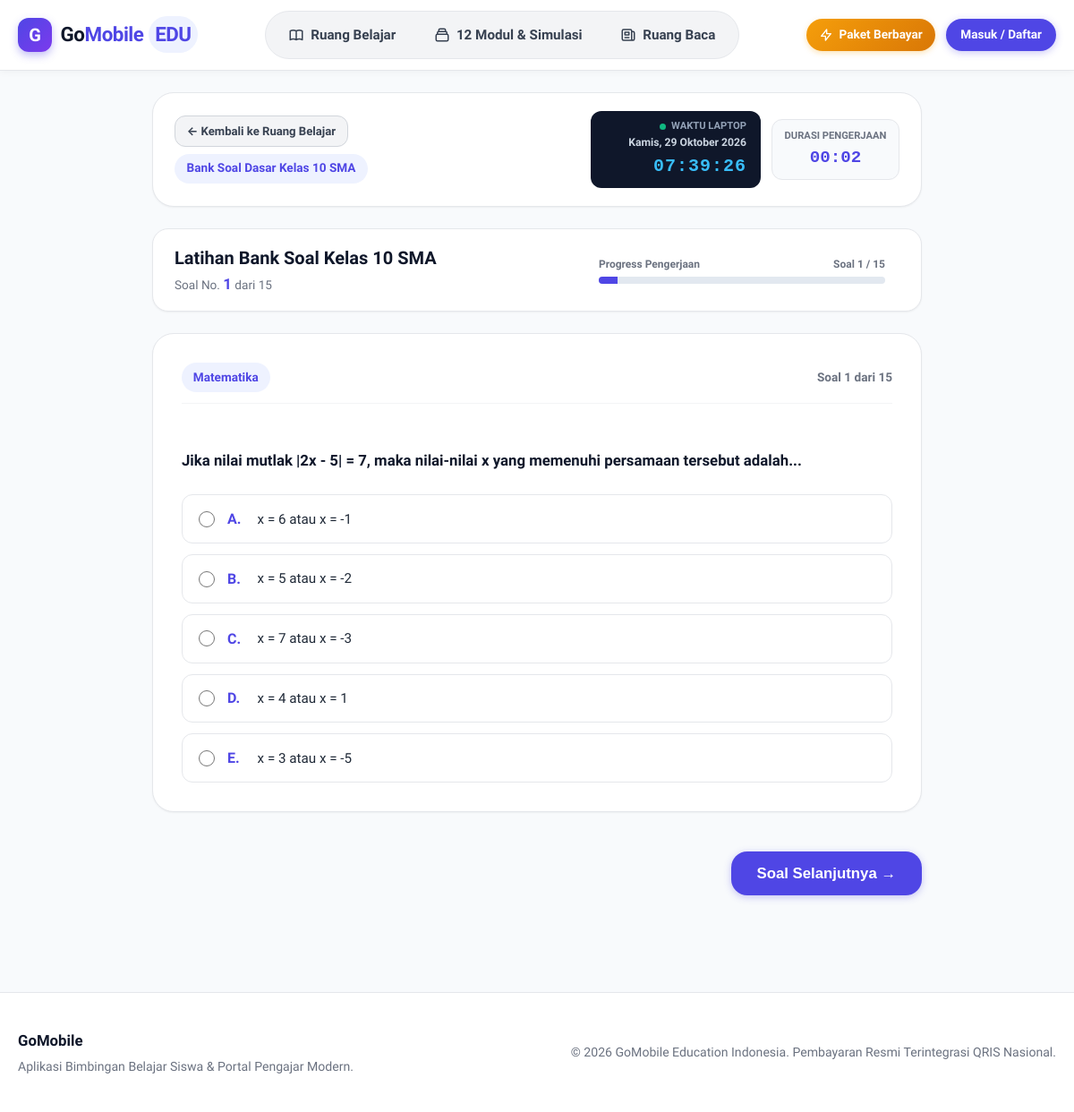
The app's page /ruang-belajar/kelas/10 with its own data.
### tables this page shows
CREATE TABLE questions (
        id INTEGER PRIMARY KEY AUTOINCREMENT,
        grade INTEGER NOT NULL, -- 10, 11, or 12
        subject TEXT NOT NULL,
        question_text TEXT NOT NULL,
        option_a TEXT NOT NULL,
        option_b TEXT NOT NULL,
        option_c TEXT NOT NULL,
        option_d TEXT NOT NULL,
        option_e TEXT NOT NULL,
        correct_option TEXT NOT NULL, -- 'A', 'B', 'C', 'D', 'E'
        explanation TEXT NOT NULL,
        created_by INTEGER,
        created_at TIMESTAMP DEFAULT CURRENT_TIMESTAMP
    );

### app.py (the view)
@app.route('/ruang-belajar/kelas/<int:grade>')
def paket_soal(grade):
    if grade not in [10, 11, 12]:
        flash("Jenjang kelas tidak valid. Pilih Kelas 10, 11, atau 12 SMA.", "warning")
        return redirect(url_for('ruang_belajar'))
    conn = get_db()
    is_premium = False
    if g.user:
        is_premium = is_premium_user(conn, user_id=g.user['id'], email=g.user['email'])
    available_subjects = []
    current_subject = request.args.get('mapel', '').strip()
    if grade == 12 and is_premium:
        all_q = []
        for idx, item in enumerate(PREMIUM_QUESTIONS, 1):
            q_copy = dict(item)
            q_copy['id'] = 1000 + idx
            all_q.append(q_copy)
        subject_set = []
        for q in all_q:
            if q['subject'] not in subject_set:
                subject_set.append(q['subject'])
        available_subjects = subject_set
        if current_subject:
            questions = [q for q in all_q if q['subject'].lower() == current_subject.lower()]
            if not questions:
                questions = all_q[:30]
        else:
            questions = [q for q in all_q if q['subject'] == available_subjects[0]] if available_subjects else all_q[:30]
        conn.close()
    else:
        cursor = conn.cursor()
        cursor.execute("SELECT * FROM questions WHERE grade = ? ORDER BY id ASC", (grade,))
        questions = cursor.fetchall()
        conn.close()
    if not questions:
        flash(f"Belum ada soal latihan untuk Kelas {grade} SMA.", "info")
        return redirect(url_for('ruang_belajar'))
    return render_template(
        'paket_soal.html',
        grade=grade,
        questions=questions,
        is_premium=is_premium,
        available_subjects=available_subjects,
        current_subject=current_subject
    )

### app.py (called while the page is built)
@app.before_request
def load_logged_in_user():
    user_id = session.get('user_id')
    if user_id is None:
        g.user = None
    else:
        conn = get_db()
        cursor = conn.cursor()
        cursor.execute("SELECT * FROM users WHERE id = ?", (user_id,))
        g.user = cursor.fetchone()
        conn.close()

### database.py (called while the page is built, shortened)
def get_db_path():
    if os.environ.get('GOMOBILE_DB_PATH'):
        return os.environ['GOMOBILE_DB_PATH']

def get_db():
    db_path = get_db_path()
    needs_init = not os.path.exists(db_path)
    conn = sqlite3.connect(db_path)
    conn.row_factory = sqlite3.Row
    if needs_init:
        _init_db_tables_and_seeds(conn)
    return conn

### templates/paket_soal.html (shortened to what this page needs)
{% extends "base.html" %}
{% block content %}
<div class="container">
  <div class="quiz-container" style="max-width:860px;margin:0 auto;">
    <div style="background:#FFF;border-radius:var(--radius-xl);border:1px solid var(--gray-200);box-shadow:var(--shadow-sm);padding:1.25rem 1.5rem;margin-bottom:1.5rem;">
      <div style="display:flex;align-items:center;justify-content:space-between;flex-wrap:wrap;gap:1rem;">
        <div>
          <a href="{{ url_for('ruang_belajar') }}" class="btn btn-secondary" style="padding:0.35rem 0.8rem;font-size:0.82rem;margin-bottom:0.5rem;display:inline-block;">
            &larr; Kembali ke Ruang Belajar
          </a>
          <div style="display:flex;align-items:center;gap:0.5rem;">
            <span class="badge badge-primary" style="font-size:0.85rem;padding:0.35rem 0.85rem;">
              Bank Soal Dasar Kelas {{ grade }} SMA
            </span>
          </div>
        </div>
        <div style="display:flex;align-items:center;gap:0.75rem;flex-wrap:wrap;">
          <div style="background:#0F172A;color:#FFF;border-radius:var(--radius-md);padding:0.55rem 1rem;min-width:190px;text-align:right;">
            <div style="display:flex;align-items:center;justify-content:flex-end;gap:0.35rem;font-size:0.7rem;color:#94A3B8;text-transform:uppercase;font-weight:700;">
              <span style="display:inline-block;width:7px;height:7px;border-radius:999px;background:#10B981;animation:pulse 1.5s infinite;"></span>
              <span>Waktu Laptop</span>
            </div>
            <div id="liveClockDate" style="font-size:0.76rem;color:#CBD5E1;font-weight:600;">
            </div>
            <div id="liveClockTime" style="font-size:1.25rem;font-weight:800;letter-spacing:1px;color:#38BDF8;font-family:monospace;">
            </div>
          </div>
          <div style="background:#F8FAFC;border:1px solid var(--gray-200);border-radius:var(--radius-md);padding:0.55rem 0.85rem;text-align:center;">
            <div style="font-size:0.7rem;color:var(--gray-500);text-transform:uppercase;font-weight:700;">Durasi Pengerjaan</div>
            <div id="elapsedTimer" style="font-size:1.2rem;font-weight:800;color:var(--primary);font-family:monospace;">
            </div>
          </div>
        </div>
      </div>
    </div>
    <div class="quiz-header-bar" style="background:#FFF;border-radius:var(--radius-lg);padding:1rem 1.5rem;border:1px solid var(--gray-200);margin-bottom:1.5rem;">
      <div>
        <h2 style="font-size:1.25rem;font-weight:800;color:var(--dark);">
          Latihan Bank Soal Kelas {{ grade }} SMA
        </h2>
        <span style="font-size:0.85rem;color:var(--gray-500);">
          Soal No. <strong id="currentQuestionNumber" style="color:var(--primary);font-size:1.05rem;">1</strong> dari {{ questions|length }}
        </span>
      </div>
      <div class="quiz-progress-wrap">
        <div style="display:flex;justify-content:space-between;font-size:0.75rem;color:var(--gray-500);margin-bottom:4px;font-weight:600;">
          <span>Progress Pengerjaan</span>
          <span id="progressText">Soal 1 / {{ questions|length }}</span>
        </div>
        <div class="progress-bar-bg" style="height:8px;background:#E2E8F0;border-radius:999px;overflow:hidden;">
          <div class="progress-bar-fill" id="quizProgressBar" style="width: {{ (1 / questions|length * 100)|round }}%;height:100%;background:var(--primary);transition:width 0.3s ease;"></div>
        </div>
      </div>
    </div>
    <form id="quizForm" method="POST" action="{{ url_for('submit_quiz') }}">
      {% for q in questions %}
      <div class="quiz-question-card" id="qCard-{{ loop.index0 }}" style="{% if not loop.first %}display:none;{% endif %}">
        <div class="question-box" style="background:#FFF;border-radius:var(--radius-xl);border:1px solid var(--gray-200);box-shadow:var(--shadow-sm);padding:2rem;">
          <div style="display:flex;justify-content:space-between;align-items:center;margin-bottom:1.25rem;padding-bottom:0.75rem;border-bottom:1px solid var(--gray-100);">
            <span class="badge" style="background:var(--primary-light);color:var(--primary);font-size:0.85rem;padding:0.35rem 0.8rem;font-weight:800;">
              {{ q.subject }}
            </span>
            <span style="font-size:0.85rem;color:var(--gray-500);font-weight:700;">
              Soal {{ loop.index }} dari {{ questions|length }}
            </span>
          </div>
          <div class="question-text" style="font-size:1.05rem;line-height:1.7;color:var(--dark);font-weight:600;margin-bottom:1.5rem;white-space:pre-line;">
            {{ q.question_text }}
          </div>
          <div class="options-list" style="display:flex;flex-direction:column;gap:0.75rem;">
            <label class="option-item" for="q{{ q.id }}_A" style="display:flex;align-items:center;gap:0.85rem;padding:0.85rem 1.15rem;border:1px solid var(--gray-200);border-radius:var(--radius-md);cursor:pointer;transition:all 0.15s ease;">
              <input type="radio" id="q{{ q.id }}_A" name="answer_{{ q.id }}" value="A" style="width:18px;height:18px;accent-color:var(--primary);">
              <span style="font-weight:800;color:var(--primary);width:20px;">A.</span>
              <span style="color:var(--gray-800);font-size:0.95rem;">{{ q.option_a }}</span>
            </label>
            <label class="option-item" for="q{{ q.id }}_B" style="display:flex;align-items:center;gap:0.85rem;padding:0.85rem 1.15rem;border:1px solid var(--gray-200);border-radius:var(--radius-md);cursor:pointer;transition:all 0.15s ease;">
              <input type="radio" id="q{{ q.id }}_B" name="answer_{{ q.id }}" value="B" style="width:18px;height:18px;accent-color:var(--primary);">
              <span style="font-weight:800;color:var(--primary);width:20px;">B.</span>
              <span style="color:var(--gray-800);font-size:0.95rem;">{{ q.option_b }}</span>
            </label>
            <label class="option-item" for="q{{ q.id }}_C" style="display:flex;align-items:center;gap:0.85rem;padding:0.85rem 1.15rem;border:1px solid var(--gray-200);border-radius:var(--radius-md);cursor:pointer;transition:all 0.15s ease;">
              <input type="radio" id="q{{ q.id }}_C" name="answer_{{ q.id }}" value="C" style="width:18px;height:18px;accent-color:var(--primary);">
              <span style="font-weight:800;color:var(--primary);width:20px;">C.</span>
              <span style="color:var(--gray-800);font-size:0.95rem;">{{ q.option_c }}</span>
            </label>
            <label class="option-item" for="q{{ q.id }}_D" style="display:flex;align-items:center;gap:0.85rem;padding:0.85rem 1.15rem;border:1px solid var(--gray-200);border-radius:var(--radius-md);cursor:pointer;transition:all 0.15s ease;">
              <input type="radio" id="q{{ q.id }}_D" name="answer_{{ q.id }}" value="D" style="width:18px;height:18px;accent-color:var(--primary);">
              <span style="font-weight:800;color:var(--primary);width:20px;">D.</span>
              <span style="color:var(--gray-800);font-size:0.95rem;">{{ q.option_d }}</span>
            </label>
            <label class="option-item" for="q{{ q.id }}_E" style="display:flex;align-items:center;gap:0.85rem;padding:0.85rem 1.15rem;border:1px solid var(--gray-200);border-radius:var(--radius-md);cursor:pointer;transition:all 0.15s ease;">
              <input type="radio" id="q{{ q.id }}_E" name="answer_{{ q.id }}" value="E" style="width:18px;height:18px;accent-color:var(--primary);">
              <span style="font-weight:800;color:var(--primary);width:20px;">E.</span>
              <span style="color:var(--gray-800);font-size:0.95rem;">{{ q.option_e }}</span>
            </label>
          </div>
        </div>
      </div>
      {% endfor %}
      <div class="quiz-nav-footer" style="display:flex;align-items:center;justify-content:space-between;margin-top:1.5rem;padding:1.25rem 0;">
        <div style="display:flex;gap:0.75rem;">
          <button type="button" class="btn btn-primary btn-lg" id="nextQuestionBtn" style="font-weight:800;">
            Soal Selanjutnya &rarr;
          </button>
        </div>
      </div>
    </form>
  </div>
</div>
{% endblock %}

### static/css/style.css (style rules this page uses)
:root { --primary: #4F46E5; --primary-hover: #4338CA; --primary-light: #EEF2FF; --secondary: #06B6D4; --accent: #F59E0B; --success: #10B981; --success-light: #D1FAE5; --danger: #EF4444; --danger-light: #FEE2E2; --dark: #0F172A; --gray-900: #111827; --gray-800: #1F2937; --gray-700: #374151; --gray-600: #4B5563; --gray-500: #6B7280; --gray-400: #9CA3AF; --gray-300: #D1D5DB; --gray-200: #E5E7EB; --gray-100: #F3F4F6; --gray-50: #F9FAFB; --white: #FFFFFF; --radius-sm: 8px; --radius-md: 12px; --radius-lg: 18px; --radius-xl: 24px; --shadow-sm: 0 1px 2px 0 rgba(0, 0, 0, 0.05); --shadow-md: 0 4px 6px -1px rgba(0, 0, 0, 0.1), 0 2px 4px -1px rgba(0, 0, 0, 0.06); --shadow-lg: 0 10px 15px -3px rgba(0, 0, 0, 0.1), 0 4px 6px -2px rgba(0, 0, 0, 0.05); --shadow-xl: 0 20px 25px -5px rgba(0, 0, 0, 0.1), 0 10px 10px -5px rgba(0, 0, 0, 0.04); --font-sans: 'Inter', system-ui, -apple-system, BlinkMacSystemFont, "Segoe UI", Roboto, sans-serif; }
*, *::before, *::after { box-sizing: border-box; margin: 0; padding: 0; }
html { font-size: 16px; scroll-behavior: smooth; -webkit-text-size-adjust: 100%; }
body { font-family: var(--font-sans); background-color: #F8FAFC; color: var(--gray-800); line-height: 1.6; min-height: 100vh; display: flex; flex-direction: column; }
.container { max-width: 1200px; margin: 0 auto; padding: 1.5rem 1.25rem; }
.quiz-container { max-width: 860px; margin: 0 auto; }
.quiz-header-bar { background: var(--white); border-radius: var(--radius-lg); padding: 1.25rem 1.5rem; border: 1px solid var(--gray-200); margin-bottom: 1.5rem; display: flex; align-items: center; justify-content: space-between; box-shadow: var(--shadow-sm); }
.quiz-progress-wrap { flex: 1; max-width: 320px; margin: 0 1rem; }
.progress-bar-bg { width: 100%; height: 8px; background: var(--gray-200); border-radius: 999px; overflow: hidden; }
.progress-bar-fill { height: 100%; background: linear-gradient(90deg, #4F46E5, #10B981); transition: width 0.3s ease; }
.question-box { background: var(--white); border-radius: var(--radius-lg); border: 1px solid var(--gray-200); box-shadow: var(--shadow-sm); padding: 2rem 1.75rem; margin-bottom: 1.5rem; }
.question-text { font-size: 1.15rem; font-weight: 600; color: var(--gray-900); line-height: 1.6; margin-bottom: 1.75rem; }
.options-list { display: flex; flex-direction: column; gap: 0.85rem; }
.option-item { display: flex; align-items: center; padding: 1rem 1.25rem; border: 2px solid var(--gray-200); border-radius: var(--radius-md); background: var(--white); cursor: pointer; transition: all 0.2s ease; user-select: none; }
.quiz-nav-footer { display: flex; align-items: center; justify-content: space-between; margin-top: 1.5rem; }
.btn { display: inline-flex; align-items: center; justify-content: center; gap: 0.5rem; padding: 0.75rem 1.5rem; border-radius: var(--radius-md); font-weight: 700; font-size: 0.95rem; border: none; cursor: pointer; text-decoration: none; transition: all 0.2s ease; }
.btn-primary { background: var(--primary); color: var(--white); box-shadow: 0 2px 8px rgba(79, 70, 229, 0.3); }
.btn-secondary { background: var(--gray-100); color: var(--gray-700); border: 1px solid var(--gray-300); }
.btn-lg { padding: 0.9rem 1.8rem; font-size: 1.05rem; border-radius: var(--radius-lg); }
.badge { display: inline-block; padding: 0.25rem 0.65rem; border-radius: 999px; font-size: 0.75rem; font-weight: 700; }
.badge-primary { background: var(--primary-light); color: var(--primary); }

### templates/base.html (style rules this page uses)
body { font-family: 'Plus Jakarta Sans', var(--font-sans); }

### records on screen
questions: subject "Matematika", questions "15", question_text "Jika nilai mutlak |2x - 5| = 7, maka nilai-nilai x yang memenuhi persamaan tersebut adalah...", option_a "x = 6 atau x = -1", option_b "x = 5 atau x = -2", option_c "x = 7 atau x = -3", option_d "x = 4 atau x = 1", option_e "x = 3 atau x = -5"

### other values on screen
{{ grade }} "10"
{{ questions|length }} "15"
